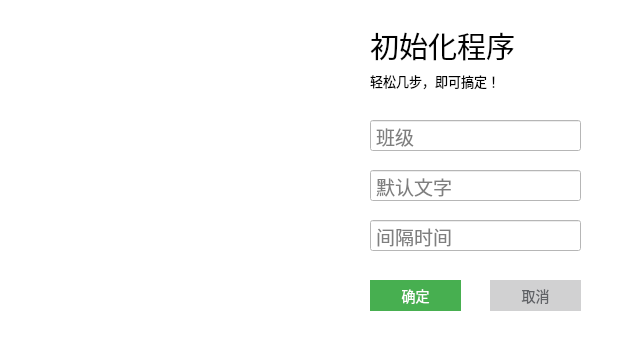
<?xml version="1.0" encoding="UTF-8"?>
<ui version="4.0">
 <class>MainWindow</class>
 <widget class="QMainWindow" name="MainWindow">
  <property name="geometry">
   <rect>
    <x>0</x>
    <y>0</y>
    <width>624</width>
    <height>350</height>
   </rect>
  </property>
  <property name="windowTitle">
   <string>初始化程序</string>
  </property>
  <property name="autoFillBackground">
   <bool>false</bool>
  </property>
  <property name="styleSheet">
   <string notr="true">background-color: #ffffff;</string>
  </property>
  <widget class="QWidget" name="centralwidget">
   <widget class="QLineEdit" name="lineEdit">
    <property name="geometry">
     <rect>
      <x>370</x>
      <y>120</y>
      <width>211</width>
      <height>31</height>
     </rect>
    </property>
    <property name="font">
     <font>
      <family>Microsoft YaHei UI Light</family>
      <pointsize>14</pointsize>
     </font>
    </property>
    <property name="styleSheet">
     <string notr="true">border-color: #2b2c2d;
padding: 3px;</string>
    </property>
    <property name="placeholderText">
     <string>班级</string>
    </property>
   </widget>
   <widget class="QLabel" name="label">
    <property name="geometry">
     <rect>
      <x>370</x>
      <y>30</y>
      <width>221</width>
      <height>31</height>
     </rect>
    </property>
    <property name="font">
     <font>
      <family>Microsoft YaHei UI Light</family>
      <pointsize>22</pointsize>
     </font>
    </property>
    <property name="text">
     <string>初始化程序</string>
    </property>
   </widget>
   <widget class="QLabel" name="label_2">
    <property name="geometry">
     <rect>
      <x>370</x>
      <y>70</y>
      <width>231</width>
      <height>21</height>
     </rect>
    </property>
    <property name="font">
     <font>
      <family>Microsoft YaHei UI Light</family>
      <pointsize>10</pointsize>
     </font>
    </property>
    <property name="text">
     <string>轻松几步，即可搞定！</string>
    </property>
   </widget>
   <widget class="QPushButton" name="pushButton">
    <property name="geometry">
     <rect>
      <x>370</x>
      <y>280</y>
      <width>91</width>
      <height>31</height>
     </rect>
    </property>
    <property name="font">
     <font>
      <family>Microsoft YaHei UI Light</family>
      <pointsize>-1</pointsize>
      <weight>37</weight>
      <bold>false</bold>
     </font>
    </property>
    <property name="cursor">
     <cursorShape>PointingHandCursor</cursorShape>
    </property>
    <property name="contextMenuPolicy">
     <enum>Qt::ActionsContextMenu</enum>
    </property>
    <property name="autoFillBackground">
     <bool>false</bool>
    </property>
    <property name="styleSheet">
     <string notr="true">    padding: 6px 20px;
    background-color: #ffffff;
    color: #606266;
    border: 1px solid #dcdfe6;
    border-color: #dcdfe6;
    font-size: 14px;
    font-weight: 300;
color: #fff;
background-color: #47af50;
border-color: #47af50;</string>
    </property>
    <property name="text">
     <string>确定</string>
    </property>
    <property name="flat">
     <bool>false</bool>
    </property>
   </widget>
   <widget class="QPushButton" name="pushButton_2">
    <property name="geometry">
     <rect>
      <x>490</x>
      <y>280</y>
      <width>91</width>
      <height>31</height>
     </rect>
    </property>
    <property name="font">
     <font>
      <family>Microsoft YaHei UI Light</family>
      <pointsize>-1</pointsize>
      <weight>37</weight>
      <bold>false</bold>
     </font>
    </property>
    <property name="cursor">
     <cursorShape>PointingHandCursor</cursorShape>
    </property>
    <property name="contextMenuPolicy">
     <enum>Qt::ActionsContextMenu</enum>
    </property>
    <property name="layoutDirection">
     <enum>Qt::LeftToRight</enum>
    </property>
    <property name="styleSheet">
     <string notr="true">    padding: 6px 20px;
    background-color: #ffffff;
    color: #606266;
    border: 1px solid #dcdfe6;
    border-color: #dcdfe6;
    font-size: 14px;
    font-weight: 300;
background-color:#d1d1d2;
border-color: #d1d1d2;</string>
    </property>
    <property name="text">
     <string>取消</string>
    </property>
   </widget>
   <widget class="QLineEdit" name="lineEdit_2">
    <property name="geometry">
     <rect>
      <x>370</x>
      <y>170</y>
      <width>211</width>
      <height>31</height>
     </rect>
    </property>
    <property name="font">
     <font>
      <family>Microsoft YaHei UI Light</family>
      <pointsize>14</pointsize>
     </font>
    </property>
    <property name="styleSheet">
     <string notr="true">border-color: #2b2c2d;
padding: 3px;</string>
    </property>
    <property name="placeholderText">
     <string>默认文字</string>
    </property>
   </widget>
   <widget class="QLineEdit" name="lineEdit_3">
    <property name="geometry">
     <rect>
      <x>370</x>
      <y>220</y>
      <width>211</width>
      <height>31</height>
     </rect>
    </property>
    <property name="font">
     <font>
      <family>Microsoft YaHei UI Light</family>
      <pointsize>14</pointsize>
     </font>
    </property>
    <property name="styleSheet">
     <string notr="true">border-color: #2b2c2d;
padding: 3px;</string>
    </property>
    <property name="text">
     <string/>
    </property>
    <property name="placeholderText">
     <string>间隔时间</string>
    </property>
   </widget>
   <widget class="QLabel" name="label_3">
    <property name="geometry">
     <rect>
      <x>30</x>
      <y>0</y>
      <width>331</width>
      <height>321</height>
     </rect>
    </property>
    <property name="text">
     <string/>
    </property>
    <property name="pixmap">
     <pixmap resource="resources/bg.qrc">:/bg/start.png</pixmap>
    </property>
   </widget>
  </widget>
  <widget class="QStatusBar" name="statusbar"/>
 </widget>
 <resources>
  <include location="resources/bg.qrc"/>
 </resources>
 <connections/>
</ui>
